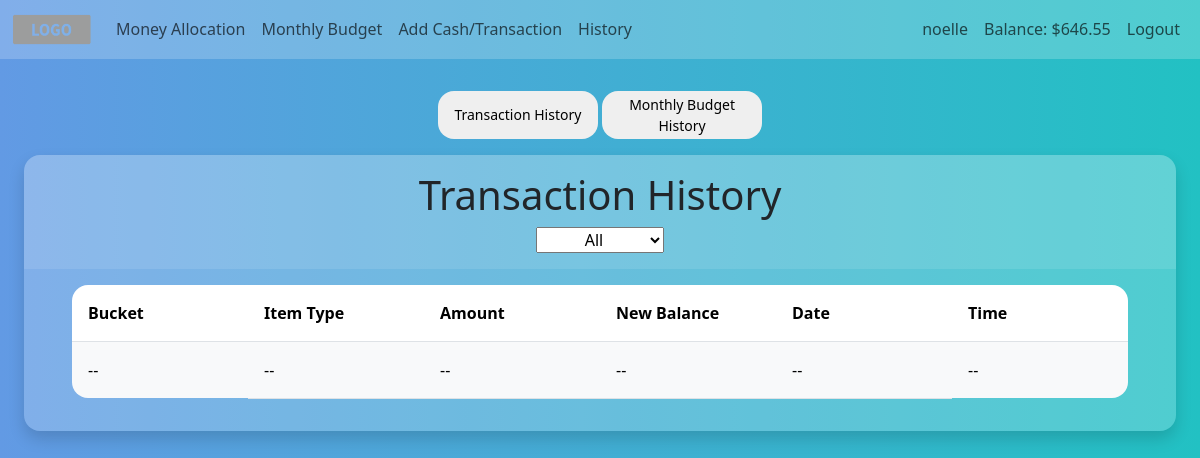
The app's page /history (signed in), older data.
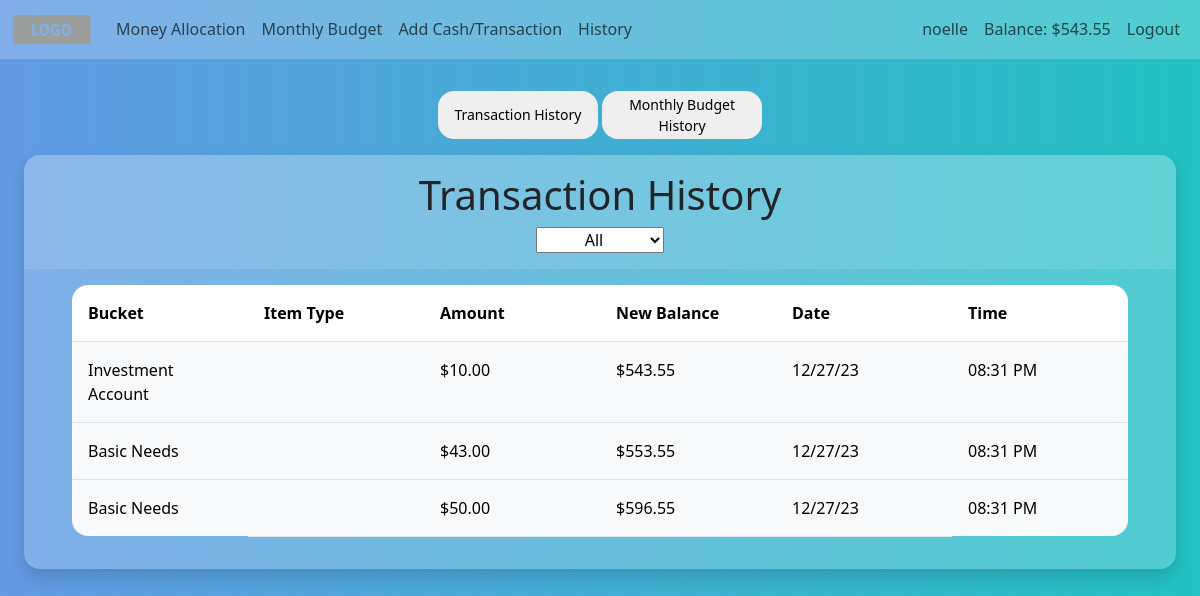
The same page, newer data.
### tables this page shows
CREATE TABLE history (
                                id INTEGER NOT NULL,
                                owner_id INTEGER NOT NULL,
                                item_type TEXT,
                                bucket TEXT NOT NULL,
                                amt NUMERIC NOT NULL,
                                new_balance NUMERIC NOT NULL,
                                date DATE NOT NULL,
                                time TIME NOT NULL,
                                FOREIGN KEY(owner_id) REFERENCES users(id),
                                PRIMARY KEY(id)
                              );

### app.py (the view)
@app.route("/history")
@login_required
def history():
    transactions = db.execute("SELECT * FROM history WHERE owner_id = ?", session["user_id"])
    transactions.reverse()
    dates = db.execute("SELECT date FROM history WHERE owner_id = ?", session["user_id"])
    month_yr_list = []
    for date in dates:
        extracted = datetime.strptime(date["date"], "%m/%d/%y")
        month_yr = f"{extracted.strftime('%b')} {extracted.year}"
        if month_yr not in month_yr_list:
            month_yr_list.append(month_yr)
    month_yr_list.reverse()
    return render_template("history.html", transactions=transactions, usd=usd, month_yr_list=month_yr_list)

### app.py (called while the page is built)
@app.template_filter("hour_min")
def hour_min_filter(value, format="%I:%M %p"):
    return datetime.strptime(value, '%I:%M:%S:%f %p').strftime("%I:%M %p")

@app.after_request
def after_request(response):
    response.headers["Cache-Control"] = "no-cache, no-store, must-revalidate"
    response.headers["Expires"] = 0
    response.headers["Pragma"] = "no-cache"
    return response

### helpers.py (called while the page is built)
def login_required(f):
    @wraps(f)
    def decorated_function(*args, **kwargs):
        if session.get("user_id") is None:
            return redirect("/login")
        return f(*args, **kwargs)
    return decorated_function

def usd(value):
    return f"${value:,.2f}"

### templates/history.html (shortened to what this page needs)
{% extends "layout.html" %}
{% block main %}
<div class="history-btn-ctnr">
    <button class="history-btn transaction-history-btn">Transaction History</button>
    <button class="history-btn budget-history-btn">Monthly Budget History</button>
</div>
<div class="d-flex flex-column align-items-center history-ctnr ctnr shadow">
    <div class="header history-header d-flex flex-column align-items-center">
        <h1 class="text-center">Transaction History</h1>
        <select name="dates" class="text-center dates">
            <option value="all">All</option>
        </select>
    </div>
    <table class="table history-table">
        <tr>
            <th>Bucket</th>
            <th>Item Type</th>
            <th>Amount</th>
            <th>New Balance</th>
            <th>Date</th>
            <th>Time</th>
        </tr>
        {% if transactions | length > 0 %}
            {% for transaction in transactions %}
                <tr class="transaction-row">
                    <td>{{ transaction.bucket }}</td>
                    <td>{{ transaction.item_type }}</td>
                    <td>{{ usd(transaction.amt) }}</td>
                    <td>{{ usd(transaction.new_balance) }}</td>
                    <td class="date">{{ transaction.date }}</td>
                    <td>{{ transaction.time | hour_min }}</td>
                </tr>
            {% endfor %}
        {% else %}
                <tr class="transaction-row">
                    <td>--</td>
                    <td>--</td>
                    <td>--</td>
                    <td>--</td>
                    <td>--</td>
                    <td>--</td>
                </tr>
        {% endif %}
    </table>
</div>
{% endblock %}

### templates/layout.html (shortened to what this page needs)
<!DOCTYPE html>
<html lang="en">
    <head>
        <link href="https://cdn.jsdelivr.net/npm/bootstrap@5.3.2/dist/css/bootstrap.min.css" rel="stylesheet">
        <link href="/static/styles.css" rel="stylesheet">
    </head>
    <body>
        <nav class="navbar navbar-expand-lg">
            <div class="container-fluid">
              <a class="navbar-brand" href="#">
                <img class="logo" src="static/img/placeholder-logo.png">
              </a>
              <div class="collapse navbar-collapse" id="navbarNavAltMarkup">
                {% if session["user_id"] %}
                  <div class="navbar-nav">
                    <a class="nav-link" aria-current="page" href="/">Money Allocation</a>
                    <a class="nav-link" href="/monthly">Monthly Budget</a>
                    <a class="nav-link" href="/transaction">Add Cash/Transaction</a>
                    <a class="nav-link" href="/history">History</a>
                  </div>
                  <div class="navbar-nav ms-auto">
                    <a class="nav-link username" href="#">{{ session["username"] }}</a>
                    <a class="nav-link balance" href="#">Balance: <span class="balance-amt">{{ session["balance"] }}</span></a>
                    <a class="nav-link" href="/logout">Logout</a>
                </div>
                {% else %}
                  <div class="navbar-nav ms-auto">
                      <a class="nav-link" href="/register">Register</a>
                      <a class="nav-link" href="/login">Login</a>
                  </div>
                {% endif %}
              </div>
            </div>
        </nav>
        <main class="m-top">
          {% block main %}{% endblock %}
        </main>
    </body>
</html>

### static/styles.css (style rules this page uses)
body { background: linear-gradient(90deg, #629ae4 0%, #22c1c3 100%); }
table tr:first-child th:first-child { border-top-left-radius: 1rem; }
table tr:first-child th:last-child { border-top-right-radius: 1rem; }
table tr:last-child td:first-child { border-bottom: none; border-bottom-left-radius: 1rem; }
table tr:last-child td:last-child { border-bottom: none; border-bottom-right-radius: 1rem; }
.navbar { background-color: rgba(255, 255, 255, 0.2); }
.header { width: calc(100% + 6rem); transform: translateY(-1rem); border-radius: 1rem 1rem 0 0; background-color: rgba(255, 255, 255, 0.1); }
.history-header { padding: 1rem 0 1rem 0; }
.ctnr { width: fit-content; margin: 0 auto; padding: 1rem 3rem 1rem 3rem; background-color: rgba(255, 255, 255, 0.2); border-radius: 1rem; }
.logo { width: 5rem; }
.table th, .table td { padding: 1rem; }
.history-btn-ctnr { margin: 0 auto; width: fit-content; }
.history-btn { border: none; width: 10rem; height: 3rem; border-radius: 1rem; font-size: 14px; margin-bottom: 1rem; }
.budget-history-btn { vertical-align: top; }
.transaction-row td { width: 11rem; }
.dates { width: 8rem; }
.history-ctnr { margin-bottom: 2rem; }
.table { width: fit-content; }
.table tr td { background-color: rgba(248, 249, 250, 255) }
.m-top { margin-top: 2rem; }
.shadow { box-shadow: 0px 5px 10px 0px rgba(0, 0, 0, 0.5); }

Row changes from the older to the newer data that the page shows:
added history: amt "$10.00", new_balance "$543.55"
added history: amt "$43.00", new_balance "$553.55"
added history: amt "$50.00", new_balance "$596.55"
Text that changed along with them:
{{ session["balance"] }}: "$646.55" → "$543.55"
